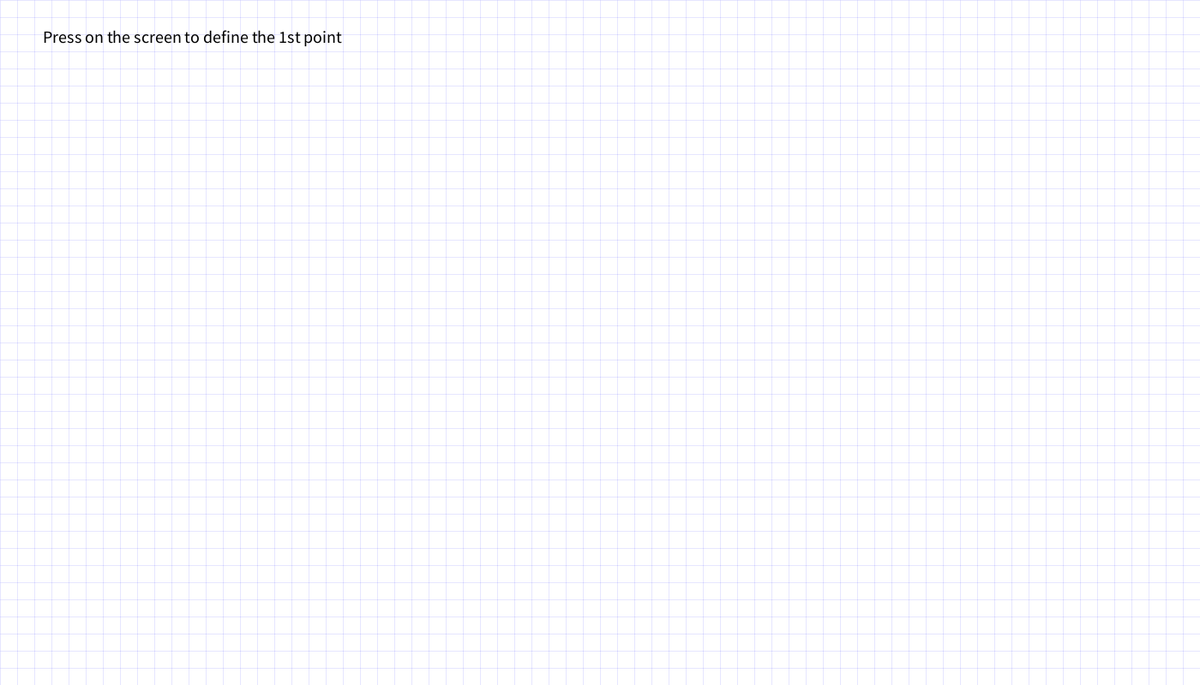
Frame 1 (no input)
Frame 60 (the mouse pressed at the canvas centre just before this capture): identical to frame 1, image omitted
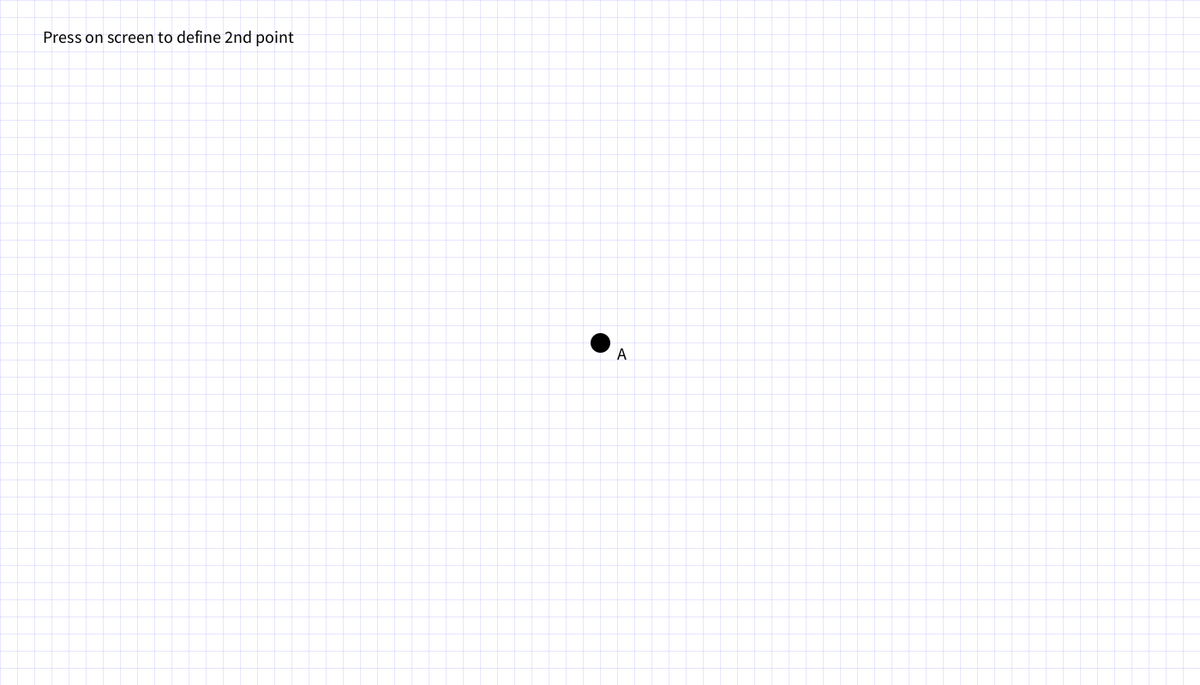
Frame 120 (the mouse held since frame 60 and released just before this capture)

The Processing sketch that drew these frames (run headless with seeded random() and noise(); from frame 60 on, the mouse is pressed at the canvas centre):

// Processing sketch: translationDemo
// ── translationDemo.pde

int numPoints= 0;

float x1, y1;
float x2, y2;
float x3, y3;

float xt, yt;
float dx, dy;


float x1t, y1t;
float x2t, y2t;
float x3t, y3t;

boolean translatedPoints = false;

void setup(){
  size(1400,800);
  smooth(16);
  strokeCap(ROUND);
}

void draw(){
  background(255);
  displayGrid(20);
  showTextInfo();
  noStroke();
  
  
  
  
  if(numPoints>0){
    fill(0); stroke(0); strokeWeight(3);
    ellipse(x1,y1,20,20);
    text("A", x1+20, y1+20);
  }
  if(numPoints>1){
    ellipse(x2,y2,20,20);
    stroke(0); strokeWeight(3);
    line(x1,y1,x2,y2);
    text("B", x2+20, y2+20);
  }
  if(numPoints>2){
    ellipse(x3,y3,20, 20);
    text("C", x3+20, y3+20);
    stroke(0); strokeWeight(3);
    line(x2,y2,x3,y3);
    line(x3,y3,x1,y1);
  }
  if(numPoints>3){
    fill(255,0,0); stroke(255,0,0);
    ellipse(xt,yt,20, 20);
    text("Ct", xt+20, yt+20);
    stroke(0,255,0,100);
    line(x3,y3,xt,yt);
    
  }
  if(translatedPoints){
    fill(255,0,0); stroke(255,0,0);
    text("At", x1t+20, y1t+20);
    ellipse(x1t,y1t,20,20);
    text("Bt", x2t+20, y2t+20);
    ellipse(x2t,y2t,20,20);
    ellipse(x3t,y3t,20, 20);
    line(x1t,y1t,x2t,y2t);
    line(x2t,y2t,x3t,y3t);
    line(x3t,y3t,x1t,y1t);
    
    stroke(0,255,0,100);
    line(x1, y1, x1t,y1t);
    line(x2,y2,x2t,y2t);
  }
}


void showTextInfo(){
  fill(0); textSize(20);
  if(numPoints==0){
     text("Press on the screen to define the 1st point", 50, 50);
  }
  else if(numPoints==1){
     text("Press on screen to define 2nd point", 50, 50);
  }
  else if(numPoints==2){
     text("Press on the screen to define 3rd point", 50, 50);
  }
  else if(numPoints==3){
     text("Press on the screen to define translation point", 50, 50);
  }
  else if(numPoints==4 && !translatedPoints){
     text("Type 'T' to perform translation", 50, 50);
  }
  else if(translatedPoints){
    text("Points translated dX: "+dx+", dY: "+dy+".", 50, 50);
    text("Type 'R' to reset the transformation.", 50, 80);
  }
    
}


void displayGrid(float w){
  stroke(0,0,255, 50); strokeWeight(0.5);
  for(int i=0; i<width; i+=w){
    line(i,0,i,height);
  }
  for(int i=0; i<height; i+=w){
    line(0,i,width, i);
  }
}


void mousePressed(){
  if(numPoints==0){
    x1 = mouseX; y1 = mouseY; numPoints++;
  }
  else if(numPoints==1){
    x2 = mouseX; y2 = mouseY; numPoints++;
  }
  else if(numPoints==2){
    x3 = mouseX; y3 = mouseY; numPoints++;
  }
  else {
    xt = mouseX; yt = mouseY; numPoints++;
    dx = xt - x3; dy = yt - y3;
  }
  
}

void keyPressed(){
  if(key=='t' || key=='T'){
    println("Translating original triangle. dX: "+dx+", dY: "+dy);
    translatedPoints = true;
    x1t = x1 + dx; y1t = y1 + dy;
    x2t = x2 + dx; y2t = y2 + dy;
    x3t = x3 + dx; y3t = y3 + dy;
  }
  else if(key=='r' || key=='R'){
    translatedPoints = false;
    numPoints=0;
  }
}
